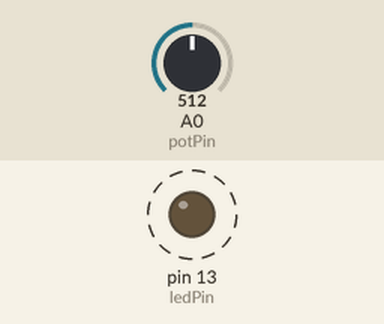
This sketch was run on a simulated Arduino Uno, built with avr-gcc and run on an emulated ATmega328P. On the bench: output pins drawn as LEDs (lit = HIGH). Dashed ring = blinking. The inputs (shaded band) are chosen by the test bench; at power-on: A0 (potPin) = 512.

Above: at 1.2 s.
1.3 s: A0 (potPin) set to 107
4.3 s: A0 (potPin) set to 91
At 5.12 s:
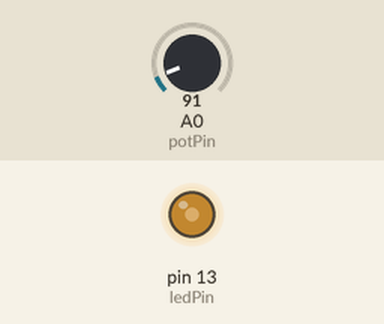
7.3 s: A0 (potPin) set to 134
10.3 s: A0 (potPin) set to 154
12.1 s: A0 (potPin) set to 306
At 12.33 s:
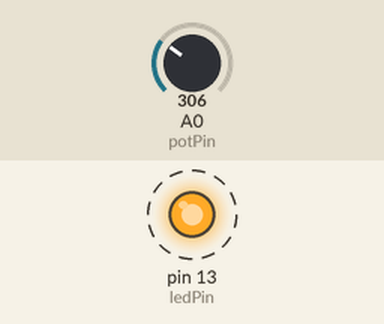
15.1 s: A0 (potPin) set to 0
At 15.9 s:
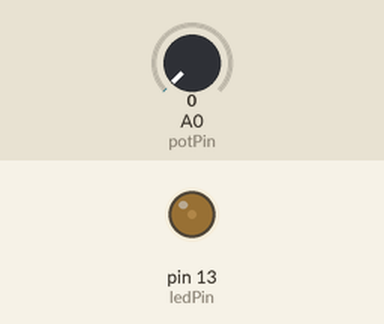
Timing chart, 0 to 17.6 s (numbered marks = the images above; inputs shaded):
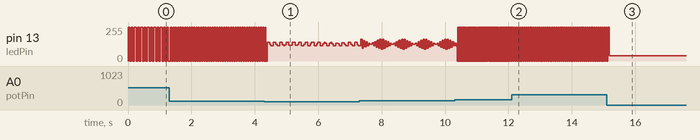

Measured:
- after the input at 1.3 s, pin 13 (ledPin): alternates 255/255 for 0.01 s and 0/255 for 0.01 s, starting at once
- after the input at 12.1 s, pin 13 (ledPin): alternates 255/255 for 0.03 s and 0/255 for 0.03 s, starting after 0.11 s
- by itself, pin 13 (ledPin): alternates 255/255 for 0.05 s and 0/255 for 0.05 s

The sketch:

_3pot.ino
```cpp
//pot.ino - controla velocidade com queo LED pisca por meio de potenciometro

int potPin = A0;
int ledPin = 13;
int x = 0; //o...1023

void setup() {
  pinMode(ledPin, OUTPUT);
}

void loop() {

 x = analogRead(potPin);
 digitalWrite(ledPin, HIGH);
 delay(x/10);
 digitalWrite(ledPin, LOW);
 delay(x/10);
}
```
